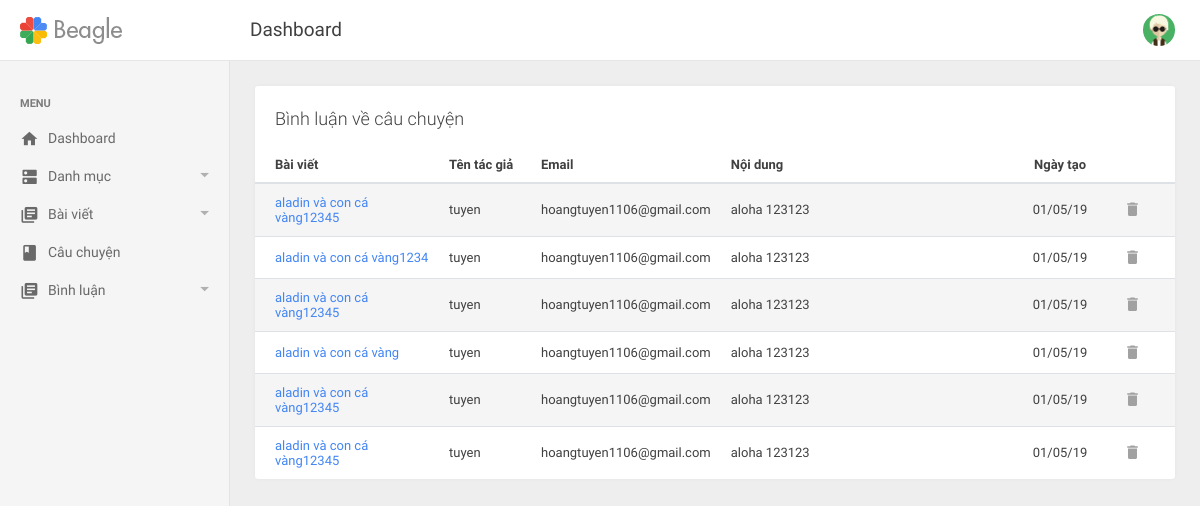
Before: /admin/binhluancauchuyen.php (signed in) with the older database file.
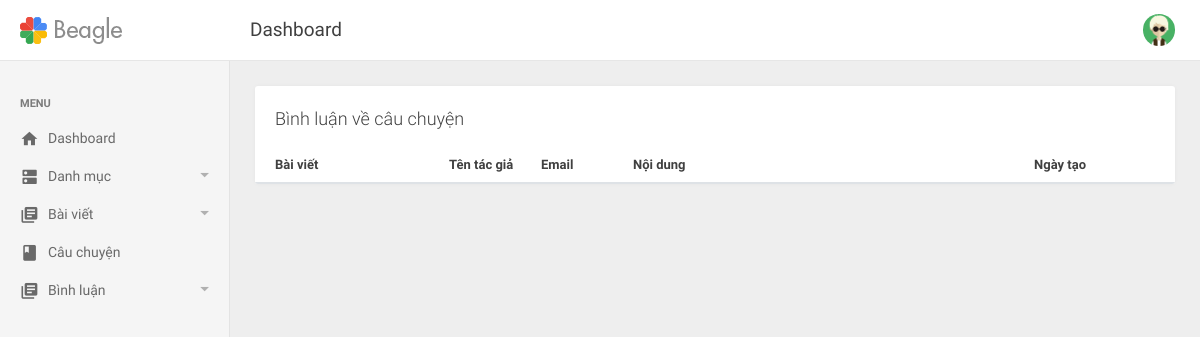
After: the same page with the newer database file.
### tables this page shows
CREATE TABLE `binhluan` (
  `binhluan_id` int(11) NOT NULL,
  `foreign_id` int(11) NOT NULL,
  `binhluan_kieu` varchar(50) NOT NULL COMMENT 'kiểu tin tức | địa điểm | câu chuyện',
  `binhluan_tacgia` varchar(100) NOT NULL,
  `binhluan_email` varchar(100) NOT NULL,
  `binhluan_noidung` text NOT NULL,
  `binhluan_ngay` date NOT NULL
);

CREATE TABLE `cauchuyen` (
  `cauchuyen_id` int(11) NOT NULL,
  `cauchuyen_tieude` varchar(120) NOT NULL,
  `cauchuyen_tacgia` varchar(100) NOT NULL,
  `cauchuyen_noidung` text NOT NULL,
  `cauchuyen_ngay` date NOT NULL,
  `cauchuyen_trangthai` tinyint(4) NOT NULL,
  `cauchuyen_hot` tinyint(4) NOT NULL
);

### includes/functions.php (called while the page is built, shortened)
<?php
    function the_excerpt($text, $string = 400) {
        if(strlen($text) > $string) {
            $cutString = substr($text,0,$string);
            $words = substr($text, 0, strrpos($cutString, ' '));
            return $words .'...';
        } else {
            return $text;
        }
    }
?>

### admin/binhluancauchuyen.php (the view, shortened to what this page needs)
<?php include('../includes/mysqli_connect.php');?>
<?php include('../includes/functions.php');?>
<?php include('includes/header.php');?>
<?php include('includes/top-header.php');?>
<?php include('includes/left-sidebar.php');?>
<div class="be-content">
    <div class="main-content container-fluid">
      <div class="row">
        <div class="col-md-12">
          <div class="card card-table">
            <div class="card-header">Bình luận về câu chuyện</div>
            <div class="card-body table-responsive">
                <table class="table table-striped table-hover" style="font-size: 13px">
                    <thead>
                        <tr>
                            <th style="width:20%;"><a href="binhluancauchuyen.php?sort=title">Bài viết</a></th>
                            <th style="width:10%;"><a href="binhluancauchuyen.php?sort=name">Tên tác giả</a></th>
                            <th style="width:10%;"><a href="binhluancauchuyen.php?sort=email">Email</a></th>
                            <th>Nội dung</th>
                            <th style="width:80px;" class="actions"><a href="binhluancauchuyen.php?sort=by">Ngày tạo</a></th>
                            <th style="width:75px;" class="actions"></th>
                        </tr>
                    </thead>
                    <tbody>
                      <?php
                      if(isset($_GET['sort'])) {
                        switch ($_GET['sort']) {
                          case 'title':
                            $order_by = 'cauchuyen_tieude';
                            break;
                          case 'name':
                            $order_by = 'binhluan_tacgia';
                            break;
                          case 'email':
                            $order_by = 'binhluan_email';
                            break;
                          case 'by':
                            $order_by = 'date';
                            break;
                          default:
                            $order_by = 'binhluan_id';
                            break;
                        }
                      } else {
                        $order_by = 'binhluan_id';
                      }
                      $query = "SELECT b.binhluan_id, t.cauchuyen_id, t.cauchuyen_tieude, b.binhluan_tacgia, b.binhluan_email, b.binhluan_noidung, DATE_FORMAT(b.binhluan_ngay, '%d/%m/%y') AS date ";
                      $query .= " FROM binhluan AS b";
                      $query .= " INNER JOIN cauchuyen AS t";
                      $query .= " ON (foreign_id = cauchuyen_id)";
                      $query .= " WHERE binhluan_kieu = 'cauchuyen'";
                      $query .= " ORDER BY {$order_by} ASC";
                          if ($result = $dbc->query($query)) {
                            while ($binhluan = $result->fetch_array(MYSQLI_ASSOC)) {
                              echo "
                                <tr>
                                  <td><a target='_blank' href='".BASE_URL."/chitietcauchuyen.php?id={$binhluan['cauchuyen_id']}'>".the_excerpt($binhluan['cauchuyen_tieude'], 50)."</a></td>
                                  <td>".the_excerpt($binhluan['binhluan_tacgia'], 100)."</td>
                                  <td>".the_excerpt($binhluan['binhluan_email'], 100)."</td>
                                  <td>{$binhluan['binhluan_noidung']}</td>
                                  <td class='actions'>{$binhluan['date']}</td>
                                  <td class='actions'>
                                    <span style='padding:0 3px'>
                                    <a id='{$binhluan['binhluan_id']}' class='icon remove'><i class='mdi mdi-delete'></i>
                                    </a>
                                    </span>
                                  </td>
                              </tr>
                              ";
                            }
                          }
                       ?>
                    </tbody>
                </table>
            </div>
        </div>
        </div>
      </div>
    </div>
</div>
<?php include('includes/footer.php');?>

Changed rows visible on the page:
removed binhluan: cauchuyen.cauchuyen_tieude "aladin và con cá vàng12345", binhluan_tacgia "tuyen", binhluan_email "hoangtuyen1106@gmail.com", binhluan_noidung "aloha 123123", date "01/05/19"
removed binhluan: cauchuyen.cauchuyen_tieude "aladin và con cá vàng1234", binhluan_tacgia "tuyen", binhluan_email "hoangtuyen1106@gmail.com", binhluan_noidung "aloha 123123", date "01/05/19"
removed binhluan: cauchuyen.cauchuyen_tieude "aladin và con cá vàng12345", binhluan_tacgia "tuyen", binhluan_email "hoangtuyen1106@gmail.com", binhluan_noidung "aloha 123123", date "01/05/19"
removed binhluan: cauchuyen.cauchuyen_tieude "aladin và con cá vàng", binhluan_tacgia "tuyen", binhluan_email "hoangtuyen1106@gmail.com", binhluan_noidung "aloha 123123", date "01/05/19"
removed binhluan: cauchuyen.cauchuyen_tieude "aladin và con cá vàng12345", binhluan_tacgia "tuyen", binhluan_email "hoangtuyen1106@gmail.com", binhluan_noidung "aloha 123123", date "01/05/19"
removed binhluan: cauchuyen.cauchuyen_tieude "aladin và con cá vàng12345", binhluan_tacgia "tuyen", binhluan_email "hoangtuyen1106@gmail.com", binhluan_noidung "aloha 123123", date "01/05/19"
